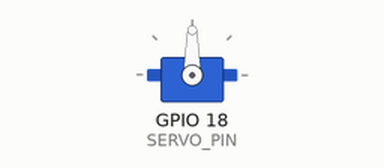
Recording of a sketch running on a simulated ESP32. Shown: servo.

Above: at 0.05 s.
Timing chart, 0 to 4.6 s (numbered marks = the images above):
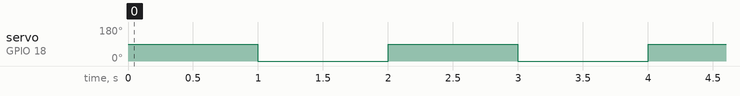

Measured:
- by itself, servo on GPIO 18 (SERVO_PIN): alternates 90° for 1.0 s and 0° for 1.0 s

The sketch:

Code.ino
```cpp
//使用Kevin Harrington的“ESP32Servo”库进行舵机实验

#include <ESP32Servo.h>

#define SERVO_PIN 18
#define MAX_WIDTH 2500
#define MIN_WIDTH 500

//定义Servo对象
Servo my_servo;


void setup() {
  //配置：
  //分配硬件定时器
  ESP32PWM::allocateTimer(0);

  //设置频率
  my_servo.setPeriodHertz(50);

  //关联Servo对象与GPIO引脚，设置脉宽范围
  my_servo.attach(SERVO_PIN,MIN_WIDTH,MAX_WIDTH);          //接最小、最大脉宽，单位微妙
}

void loop() {

  my_servo.write(90);
  delay(1000);

  my_servo.write(0);
  delay(1000);
}
```
